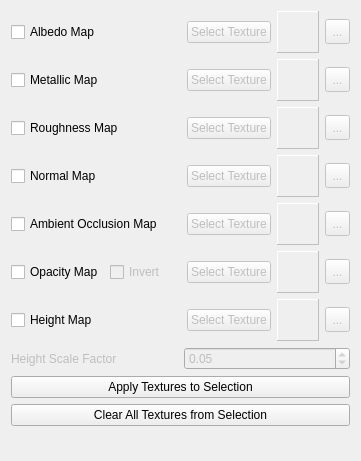
                <widget class="QWidget" name="pageTXPBRSettings">
                 <property name="geometry">
                  <rect>
                   <x>0</x>
                   <y>0</y>
                   <width>361</width>
                   <height>461</height>
                  </rect>
                 </property>
                 <attribute name="label">
                  <string>Texture Based PBR Settings</string>
                 </attribute>
                 <layout class="QGridLayout" name="gridLayout_22">
                  <item row="0" column="0">
                   <layout class="QHBoxLayout" name="horizontalLayout_10">
                    <item>
                     <widget class="QCheckBox" name="checkBoxAlbedoMap">
                      <property name="text">
                       <string>Albedo Map</string>
                      </property>
                     </widget>
                    </item>
                    <item>
                     <spacer name="horizontalSpacer_5">
                      <property name="orientation">
                       <enum>Qt::Orientation::Horizontal</enum>
                      </property>
                      <property name="sizeHint" stdset="0">
                       <size>
                        <width>40</width>
                        <height>20</height>
                       </size>
                      </property>
                     </spacer>
                    </item>
                    <item>
                     <widget class="QPushButton" name="pushButtonAlbedoMap">
                      <property name="enabled">
                       <bool>false</bool>
                      </property>
                      <property name="text">
                       <string>Select Texture</string>
                      </property>
                     </widget>
                    </item>
                    <item>
                     <widget class="QLabel" name="labelAlbedoMap">
                      <property name="enabled">
                       <bool>false</bool>
                      </property>
                      <property name="minimumSize">
                       <size>
                        <width>42</width>
                        <height>42</height>
                       </size>
                      </property>
                      <property name="maximumSize">
                       <size>
                        <width>42</width>
                        <height>42</height>
                       </size>
                      </property>
                      <property name="frameShape">
                       <enum>QFrame::Shape::Panel</enum>
                      </property>
                      <property name="frameShadow">
                       <enum>QFrame::Shadow::Raised</enum>
                      </property>
                      <property name="text">
                       <string/>
                      </property>
                      <property name="scaledContents">
                       <bool>true</bool>
                      </property>
                     </widget>
                    </item>
                    <item>
                     <widget class="QToolButton" name="toolButtonClearAlbedo">
                      <property name="enabled">
                       <bool>false</bool>
                      </property>
                      <property name="minimumSize">
                       <size>
                        <width>25</width>
                        <height>25</height>
                       </size>
                      </property>
                      <property name="text">
                       <string>...</string>
                      </property>
                      <property name="icon">
                       <iconset resource="ModelViewer.qrc">
                        <normaloff>:/new/prefix1/res/clear.png</normaloff>:/new/prefix1/res/clear.png</iconset>
                      </property>
                     </widget>
                    </item>
                   </layout>
                  </item>
                  <item row="1" column="0">
                   <layout class="QHBoxLayout" name="horizontalLayout_11">
                    <item>
                     <widget class="QCheckBox" name="checkBoxMetallicMap">
                      <property name="text">
                       <string>Metallic Map</string>
                      </property>
                     </widget>
                    </item>
                    <item>
                     <spacer name="horizontalSpacer_6">
                      <property name="orientation">
                       <enum>Qt::Orientation::Horizontal</enum>
                      </property>
                      <property name="sizeHint" stdset="0">
                       <size>
                        <width>40</width>
                        <height>20</height>
                       </size>
                      </property>
                     </spacer>
                    </item>
                    <item>
                     <widget class="QPushButton" name="pushButtonMetallicMap">
                      <property name="enabled">
                       <bool>false</bool>
                      </property>
                      <property name="text">
                       <string>Select Texture</string>
                      </property>
                     </widget>
                    </item>
                    <item>
                     <widget class="QLabel" name="labelMetallicMap">
                      <property name="enabled">
                       <bool>false</bool>
                      </property>
                      <property name="minimumSize">
                       <size>
                        <width>42</width>
                        <height>42</height>
                       </size>
                      </property>
                      <property name="maximumSize">
                       <size>
                        <width>42</width>
                        <height>42</height>
                       </size>
                      </property>
                      <property name="frameShape">
                       <enum>QFrame::Shape::Panel</enum>
                      </property>
                      <property name="frameShadow">
                       <enum>QFrame::Shadow::Raised</enum>
                      </property>
                      <property name="text">
                       <string/>
                      </property>
                      <property name="scaledContents">
                       <bool>true</bool>
                      </property>
                     </widget>
                    </item>
                    <item>
                     <widget class="QToolButton" name="toolButtonClearMetallic">
                      <property name="enabled">
                       <bool>false</bool>
                      </property>
                      <property name="minimumSize">
                       <size>
                        <width>25</width>
                        <height>25</height>
                       </size>
                      </property>
                      <property name="text">
                       <string>...</string>
                      </property>
                      <property name="icon">
                       <iconset resource="ModelViewer.qrc">
                        <normaloff>:/new/prefix1/res/clear.png</normaloff>:/new/prefix1/res/clear.png</iconset>
                      </property>
                     </widget>
                    </item>
                   </layout>
                  </item>
                  <item row="2" column="0">
                   <layout class="QHBoxLayout" name="horizontalLayout_12">
                    <item>
                     <widget class="QCheckBox" name="checkBoxRoughnessMap">
                      <property name="text">
                       <string>Roughness Map</string>
                      </property>
                     </widget>
                    </item>
                    <item>
                     <spacer name="horizontalSpacer_7">
                      <property name="orientation">
                       <enum>Qt::Orientation::Horizontal</enum>
                      </property>
                      <property name="sizeHint" stdset="0">
                       <size>
                        <width>40</width>
                        <height>20</height>
                       </size>
                      </property>
                     </spacer>
                    </item>
                    <item>
                     <widget class="QPushButton" name="pushButtonRoughnessMap">
                      <property name="enabled">
                       <bool>false</bool>
                      </property>
                      <property name="text">
                       <string>Select Texture</string>
                      </property>
                     </widget>
                    </item>
                    <item>
                     <widget class="QLabel" name="labelRoughnessMap">
                      <property name="enabled">
                       <bool>false</bool>
                      </property>
                      <property name="minimumSize">
                       <size>
                        <width>42</width>
                        <height>42</height>
                       </size>
                      </property>
                      <property name="maximumSize">
                       <size>
                        <width>42</width>
                        <height>42</height>
                       </size>
                      </property>
                      <property name="frameShape">
                       <enum>QFrame::Shape::Panel</enum>
                      </property>
                      <property name="frameShadow">
                       <enum>QFrame::Shadow::Raised</enum>
                      </property>
                      <property name="text">
                       <string/>
                      </property>
                      <property name="scaledContents">
                       <bool>true</bool>
                      </property>
                     </widget>
                    </item>
                    <item>
                     <widget class="QToolButton" name="toolButtonClearRoughness">
                      <property name="enabled">
                       <bool>false</bool>
                      </property>
                      <property name="minimumSize">
                       <size>
                        <width>25</width>
                        <height>25</height>
                       </size>
                      </property>
                      <property name="text">
                       <string>...</string>
                      </property>
                      <property name="icon">
                       <iconset resource="ModelViewer.qrc">
                        <normaloff>:/new/prefix1/res/clear.png</normaloff>:/new/prefix1/res/clear.png</iconset>
                      </property>
                     </widget>
                    </item>
                   </layout>
                  </item>
                  <item row="3" column="0">
                   <layout class="QHBoxLayout" name="horizontalLayout_13">
                    <item>
                     <widget class="QCheckBox" name="checkBoxNormalMap">
                      <property name="text">
                       <string>Normal Map</string>
                      </property>
                      <property name="checked">
                       <bool>false</bool>
                      </property>
                     </widget>
                    </item>
                    <item>
                     <spacer name="horizontalSpacer_8">
                      <property name="orientation">
                       <enum>Qt::Orientation::Horizontal</enum>
                      </property>
                      <property name="sizeHint" stdset="0">
                       <size>
                        <width>40</width>
                        <height>20</height>
                       </size>
                      </property>
                     </spacer>
                    </item>
                    <item>
                     <widget class="QPushButton" name="pushButtonNormalMap">
                      <property name="enabled">
                       <bool>false</bool>
                      </property>
                      <property name="text">
                       <string>Select Texture</string>
                      </property>
                     </widget>
                    </item>
                    <item>
                     <widget class="QLabel" name="labelNormalMap">
                      <property name="enabled">
                       <bool>false</bool>
                      </property>
                      <property name="minimumSize">
                       <size>
                        <width>42</width>
                        <height>42</height>
                       </size>
                      </property>
                      <property name="maximumSize">
                       <size>
                        <width>42</width>
                        <height>42</height>
                       </size>
                      </property>
                      <property name="frameShape">
                       <enum>QFrame::Shape::Panel</enum>
                      </property>
                      <property name="frameShadow">
                       <enum>QFrame::Shadow::Raised</enum>
                      </property>
                      <property name="text">
                       <string/>
                      </property>
                      <property name="scaledContents">
                       <bool>true</bool>
                      </property>
                     </widget>
                    </item>
                    <item>
                     <widget class="QToolButton" name="toolButtonClearNormal">
                      <property name="enabled">
                       <bool>false</bool>
                      </property>
                      <property name="minimumSize">
                       <size>
                        <width>25</width>
                        <height>25</height>
                       </size>
                      </property>
                      <property name="text">
                       <string>...</string>
                      </property>
                      <property name="icon">
                       <iconset resource="ModelViewer.qrc">
                        <normaloff>:/new/prefix1/res/clear.png</normaloff>:/new/prefix1/res/clear.png</iconset>
                      </property>
                     </widget>
                    </item>
                   </layout>
                  </item>
                  <item row="4" column="0">
                   <layout class="QHBoxLayout" name="horizontalLayout_14">
                    <item>
                     <widget class="QCheckBox" name="checkBoxAOMap">
                      <property name="text">
                       <string>Ambient Occlusion Map</string>
                      </property>
                      <property name="checked">
                       <bool>false</bool>
                      </property>
                     </widget>
                    </item>
                    <item>
                     <spacer name="horizontalSpacer_9">
                      <property name="orientation">
                       <enum>Qt::Orientation::Horizontal</enum>
                      </property>
                      <property name="sizeHint" stdset="0">
                       <size>
                        <width>40</width>
                        <height>20</height>
                       </size>
                      </property>
                     </spacer>
                    </item>
                    <item>
                     <widget class="QPushButton" name="pushButtonAOMap">
                      <property name="enabled">
                       <bool>false</bool>
                      </property>
                      <property name="text">
                       <string>Select Texture</string>
                      </property>
                     </widget>
                    </item>
                    <item>
                     <widget class="QLabel" name="labelAOMap">
                      <property name="enabled">
                       <bool>false</bool>
                      </property>
                      <property name="minimumSize">
                       <size>
                        <width>42</width>
                        <height>42</height>
                       </size>
                      </property>
                      <property name="maximumSize">
                       <size>
                        <width>42</width>
                        <height>42</height>
                       </size>
                      </property>
                      <property name="frameShape">
                       <enum>QFrame::Shape::Panel</enum>
                      </property>
                      <property name="frameShadow">
                       <enum>QFrame::Shadow::Raised</enum>
                      </property>
                      <property name="text">
                       <string/>
                      </property>
                      <property name="scaledContents">
                       <bool>true</bool>
                      </property>
                     </widget>
                    </item>
                    <item>
                     <widget class="QToolButton" name="toolButtonClearAO">
                      <property name="enabled">
                       <bool>false</bool>
                      </property>
                      <property name="minimumSize">
                       <size>
                        <width>25</width>
                        <height>25</height>
                       </size>
                      </property>
                      <property name="text">
                       <string>...</string>
                      </property>
                      <property name="icon">
                       <iconset resource="ModelViewer.qrc">
                        <normaloff>:/new/prefix1/res/clear.png</normaloff>:/new/prefix1/res/clear.png</iconset>
                      </property>
                     </widget>
                    </item>
                   </layout>
                  </item>
                  <item row="5" column="0">
                   <layout class="QHBoxLayout" name="horizontalLayout_26">
                    <item>
                     <widget class="QCheckBox" name="checkBoxOpacityMap">
                      <property name="text">
                       <string>Opacity Map</string>
                      </property>
                     </widget>
                    </item>
                    <item>
                     <widget class="QCheckBox" name="checkBoxOpacMapInvert">
                      <property name="enabled">
                       <bool>false</bool>
                      </property>
                      <property name="text">
                       <string>Invert</string>
                      </property>
                     </widget>
                    </item>
                    <item>
                     <spacer name="horizontalSpacer_17">
                      <property name="orientation">
                       <enum>Qt::Orientation::Horizontal</enum>
                      </property>
                      <property name="sizeHint" stdset="0">
                       <size>
                        <width>40</width>
                        <height>20</height>
                       </size>
                      </property>
                     </spacer>
                    </item>
                    <item>
                     <widget class="QPushButton" name="pushButtonOpacityMap">
                      <property name="enabled">
                       <bool>false</bool>
                      </property>
                      <property name="text">
                       <string>Select Texture</string>
                      </property>
                     </widget>
                    </item>
                    <item>
                     <widget class="QLabel" name="labelOpacityMap">
                      <property name="enabled">
                       <bool>false</bool>
                      </property>
                      <property name="minimumSize">
                       <size>
                        <width>42</width>
                        <height>42</height>
                       </size>
                      </property>
                      <property name="maximumSize">
                       <size>
                        <width>42</width>
                        <height>42</height>
                       </size>
                      </property>
                      <property name="frameShape">
                       <enum>QFrame::Shape::Panel</enum>
                      </property>
                      <property name="frameShadow">
                       <enum>QFrame::Shadow::Raised</enum>
                      </property>
                      <property name="text">
                       <string/>
                      </property>
                      <property name="scaledContents">
                       <bool>true</bool>
                      </property>
                     </widget>
                    </item>
                    <item>
                     <widget class="QToolButton" name="toolButtonClearOpacityMap">
                      <property name="enabled">
                       <bool>false</bool>
                      </property>
                      <property name="minimumSize">
                       <size>
                        <width>25</width>
                        <height>25</height>
                       </size>
                      </property>
                      <property name="text">
                       <string>...</string>
                      </property>
                      <property name="icon">
                       <iconset resource="ModelViewer.qrc">
                        <normaloff>:/new/prefix1/res/clear.png</normaloff>:/new/prefix1/res/clear.png</iconset>
                      </property>
                     </widget>
                    </item>
                   </layout>
                  </item>
                  <item row="6" column="0">
                   <layout class="QHBoxLayout" name="horizontalLayout_16">
                    <item>
                     <widget class="QCheckBox" name="checkBoxHeightMap">
                      <property name="text">
                       <string>Height Map</string>
                      </property>
                      <property name="checked">
                       <bool>false</bool>
                      </property>
                     </widget>
                    </item>
                    <item>
                     <spacer name="horizontalSpacer_10">
                      <property name="orientation">
                       <enum>Qt::Orientation::Horizontal</enum>
                      </property>
                      <property name="sizeHint" stdset="0">
                       <size>
                        <width>40</width>
                        <height>20</height>
                       </size>
                      </property>
                     </spacer>
                    </item>
                    <item>
                     <widget class="QPushButton" name="pushButtonHeightMap">
                      <property name="enabled">
                       <bool>false</bool>
                      </property>
                      <property name="text">
                       <string>Select Texture</string>
                      </property>
                     </widget>
                    </item>
                    <item>
                     <widget class="QLabel" name="labelHeightMap">
                      <property name="enabled">
                       <bool>false</bool>
                      </property>
                      <property name="minimumSize">
                       <size>
                        <width>42</width>
                        <height>42</height>
                       </size>
                      </property>
                      <property name="maximumSize">
                       <size>
                        <width>42</width>
                        <height>42</height>
                       </size>
                      </property>
                      <property name="frameShape">
                       <enum>QFrame::Shape::Panel</enum>
                      </property>
                      <property name="frameShadow">
                       <enum>QFrame::Shadow::Raised</enum>
                      </property>
                      <property name="text">
                       <string/>
                      </property>
                      <property name="scaledContents">
                       <bool>true</bool>
                      </property>
                     </widget>
                    </item>
                    <item>
                     <widget class="QToolButton" name="toolButtonClearHeight">
                      <property name="enabled">
                       <bool>false</bool>
                      </property>
                      <property name="minimumSize">
                       <size>
                        <width>25</width>
                        <height>25</height>
                       </size>
                      </property>
                      <property name="text">
                       <string>...</string>
                      </property>
                      <property name="icon">
                       <iconset resource="ModelViewer.qrc">
                        <normaloff>:/new/prefix1/res/clear.png</normaloff>:/new/prefix1/res/clear.png</iconset>
                      </property>
                     </widget>
                    </item>
                   </layout>
                  </item>
                  <item row="7" column="0">
                   <layout class="QHBoxLayout" name="horizontalLayout_17">
                    <item>
                     <widget class="QLabel" name="labelHeightScale">
                      <property name="enabled">
                       <bool>false</bool>
                      </property>
                      <property name="text">
                       <string>Height Scale Factor</string>
                      </property>
                     </widget>
                    </item>
                    <item>
                     <widget class="QDoubleSpinBox" name="doubleSpinBoxHeightScale">
                      <property name="enabled">
                       <bool>false</bool>
                      </property>
                      <property name="minimum">
                       <double>0.010000000000000</double>
                      </property>
                      <property name="maximum">
                       <double>1.000000000000000</double>
                      </property>
                      <property name="singleStep">
                       <double>0.010000000000000</double>
                      </property>
                      <property name="value">
                       <double>0.050000000000000</double>
                      </property>
                     </widget>
                    </item>
                   </layout>
                  </item>
                  <item row="8" column="0">
                   <widget class="QPushButton" name="pushButtonApplyPBRTexture">
                    <property name="text">
                     <string>Apply Textures to Selection</string>
                    </property>
                   </widget>
                  </item>
                  <item row="9" column="0">
                   <widget class="QPushButton" name="pushButtonClearPBRTextures">
                    <property name="text">
                     <string>Clear All Textures from Selection</string>
                    </property>
                   </widget>
                  </item>
                  <item row="10" column="0">
                   <spacer name="verticalSpacer_6">
                    <property name="orientation">
                     <enum>Qt::Orientation::Vertical</enum>
                    </property>
                    <property name="sizeHint" stdset="0">
                     <size>
                      <width>20</width>
                      <height>326</height>
                     </size>
                    </property>
                   </spacer>
                  </item>
                 </layout>
                </widget>
